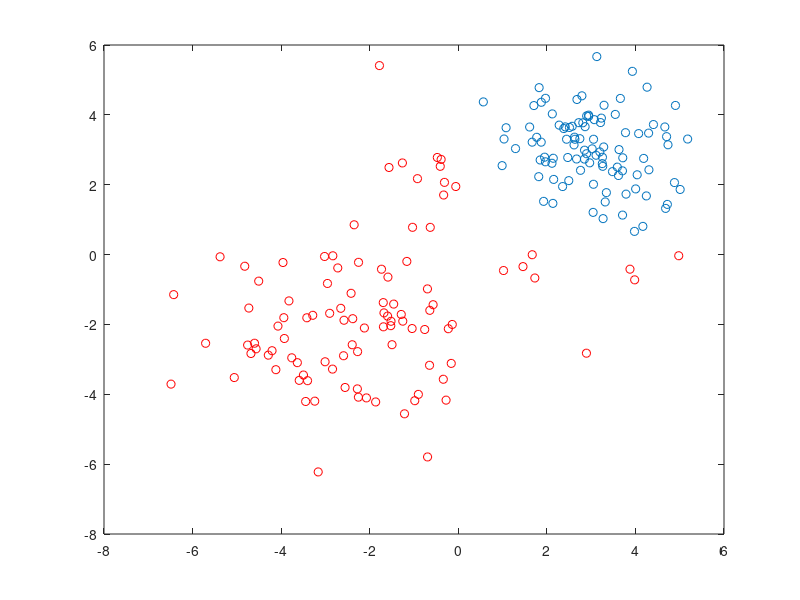
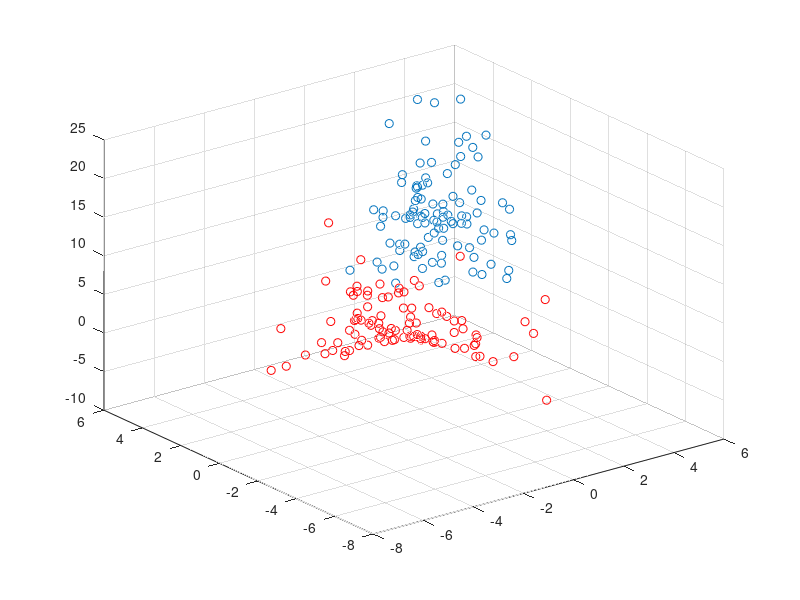

Reproduce these figures in MATLAB, in order.
clc;
clear;

%% Load data sets
load('hw4.mat');
x1 = hw4_2_1;
x2 = hw4_2_2;

%% Plot the data set in 2-D
figure(1);
plot(x1(1,:), x1(2,:), 'ro', x2(1,:), x2(2,:), 'o');

%% Plot the data set in 3-D
figure(2);
plot3(x1(1,:), x1(2,:), x1(1,:).*x1(2,:), 'ro',...
    x2(1,:), x2(2,:), x2(1,:).*x2(2,:), 'o');
grid on

%% Batch Perceptron
y1 = [ones(1,100); x1; x1(1,:).*x1(2,:)];
y2 = [ones(1,100); x2; x2(1,:).*x2(2,:)];
y = [y1, -y2];

theta = 1;
ita = 1;
a = sum(y, 2);

while true
    missClass = find((a'*y)<0)
    a=a+ita*sum(y(:,missClass),2);
    if abs(ita*sum(y(:,missClass),2))<theta
        break
    end
end
a

